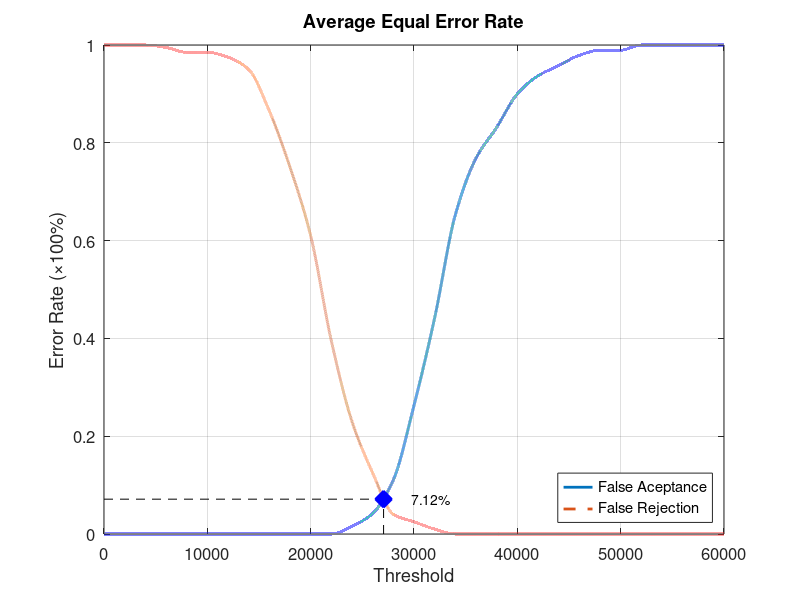
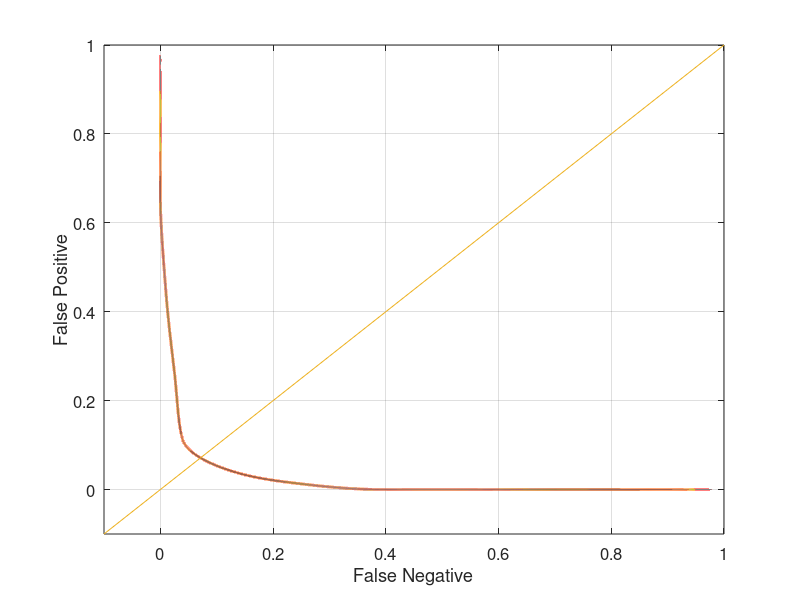

Here is the MATLAB script that generated these plots, in order:
function yEER = Database5_1
close all;
clear;
clc;
x = 0:2000:60000;
xq = 0:0.5:60000;

y0 = [0 0 0 0 0 0 0 0 0 0 0 0 0.0157895 0.0421053 0.110526 0.263158 0.442105 0.652632 0.768421 0.831579 0.9 0.936842 0.957895 0.978947 0.989474 0.989474 1 1 1 1 1];
yy0 = interp1(x, y0, xq, 'pchip');
y1 = [1 1 1 0.995 0.985 0.985 0.975 0.95 0.865 0.75 0.61 0.395 0.23 0.125 0.04 0.025 0.01 0 0 0 0 0 0 0 0 0 0 0 0 0 0];
yy1 = interp1(x, y1, xq, 'pchip');

% Calculating EER: 
y2 = abs(y0 - y1);
find(y2 == min(y2))
yy2 = abs(yy0 - yy1);
xEER = find(yy2 == min(yy2));
xEERIndex = xq(xEER) % X-axis EER
yEER = yy0(xEER) % Y-axis EER

main = figure
plot(xq, yy0,'-','LineWidth', 2);	hold on
plot(xq, yy1,'--','LineWidth', 2);	hold on
plot([xEERIndex xEERIndex], [0 yEER], 'k--');	hold on
plot([0 xEERIndex], [yEER yEER], 'k--');	hold on
plot(xEERIndex, yEER, 'bx', 'LineWidth', 10);	hold on
text(xEERIndex + 10 * xEERIndex / 100, yEER, [num2str(round((10000 * yEER)) / 100) '%'])
legend('False Aceptance', 'False Rejection', 'Location', 'SouthEast')
xlabel('Threshold')
ylabel('Error Rate (\times100%)')
title('Average Equal Error Rate')
set(gca, 'FontSize', 12)
axis([0 60000 0 1])
grid on

print(main, 'Database5_1Main', '-dpng');
FNRxFPR = figure('Color', [1 1 1]);
plot(yy1, yy0, '-', yy1, yy0, 'LineWidth', 2);
hold on
y = -0.1:0.1:1
plot(y, y); 
set(gca, 'FontSize', 12)
xlabel('False Negative')
ylabel('False Positive')
axis([-0.1 1 -0.1 1])
set(gca, 'FontSize', 12)
grid on

print(FNRxFPR, 'Database5_1FNRxFPR','-dpng');
end
